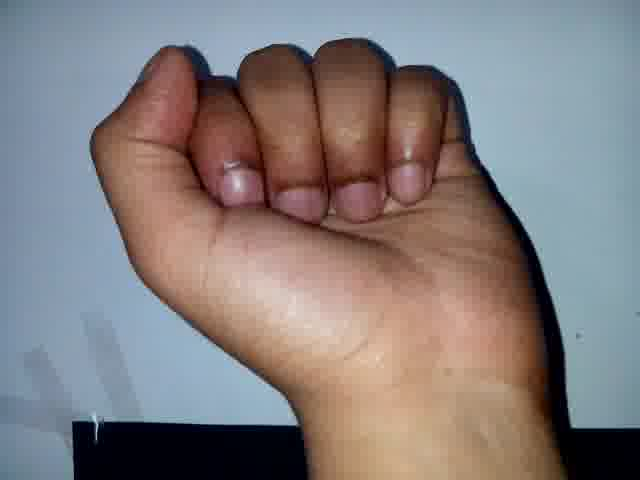
#> input picture test_image/A.jpg, 640 x 480 px
$ python -i image_analysis.py   (imports and definitions only)   (older library calls are emulated)
#> lines starting #> are read from the running program, lines starting #| are printed output that depends on the picture; after the words box and inside, x2 and y2 are one past the last pixel; in counts of white or black regions, pixels touching at a corner belong together
#> further down, picture is the input picture: shape (480, 640, 3); mean B, G, R 125.7, 125.3, 132.6
import cv2
import numpy as np


# [14 lines left out: function apply_hist_mask, not called in this run]


def contours(frame):
  gray = cv2.cvtColor(frame, cv2.COLOR_BGR2GRAY)
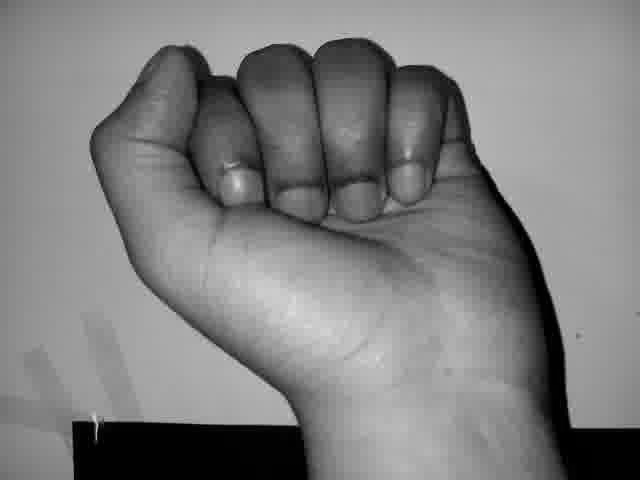
#> gray: shape (480, 640); min 0, max 219, mean 127.5
  ret, thresh = cv2.threshold(gray, 0, 255, 0)
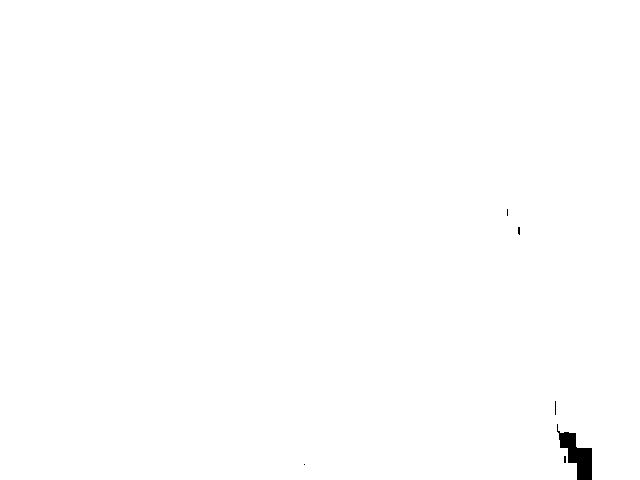
#> thresh: shape (480, 640); 99.7% white; 6 black regions (5 under 20 px)
  contours, hierarchy = cv2.findContours(thresh, cv2.RETR_EXTERNAL, cv2.CHAIN_APPROX_SIMPLE)
#> contours = 1 contour; box (x1, y1, x2, y2) and area: (0, 0, 640, 480) 305130
  return contours


# [13 lines left out: function max_contour, not called in this run]


def hull(contour):
  hull = cv2.convexHull(contour)
  return hull


# [65 lines left out: functions defects, centroid, contour_interior, gray_threshold, farthest_point, not called in this run]

>>> import cv2
>>> picture = cv2.imread('test_image/A.jpg')
>>> result = contours(picture)
#> result has the same summary as contours in contours
